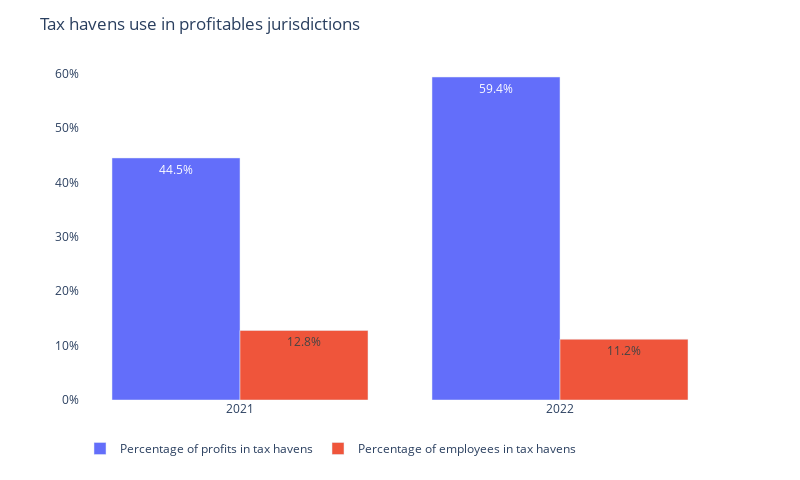

This figure's notebook cell:
### Code cell
print(company)
display_tax_havens_use_evolution(df=df, company=company)

### Figure 1 — Plotly figure (JSON) as saved in the notebook; plotly's stock layout.template omitted (floating-point values rounded to 4 significant figures)
{"data": [{"alignmentgroup": "True", "hovertemplate": "variable=Percentage of profits in tax havens<br>year=%{x}<br>value=%{y}<extra></extra>", "legendgroup": "Percentage of profits in tax havens", "marker": {"color": "#636efa", "pattern": {"shape": ""}}, "name": "Percentage of profits in tax havens", "offsetgroup": "Percentage of profits in tax havens", "orientation": "v", "showlegend": true, "textposition": "auto", "texttemplate": "%{y:.1%}", "type": "bar", "x": [2021, 2022], "xaxis": "x", "y": [0.4448, 0.5935], "yaxis": "y"}, {"alignmentgroup": "True", "hovertemplate": "variable=Percentage of employees in tax havens<br>year=%{x}<br>value=%{y}<extra></extra>", "legendgroup": "Percentage of employees in tax havens", "marker": {"color": "#EF553B", "pattern": {"shape": ""}}, "name": "Percentage of employees in tax havens", "offsetgroup": "Percentage of employees in tax havens", "orientation": "v", "showlegend": true, "textposition": "auto", "texttemplate": "%{y:.1%}", "type": "bar", "x": [2021, 2022], "xaxis": "x", "y": [0.1278, 0.1117], "yaxis": "y"}], "layout": {"barmode": "group", "height": 480, "legend": {"orientation": "h", "title": {"text": ""}, "tracegroupgap": 0}, "margin": {"t": 60}, "plot_bgcolor": "white", "title": {"text": "Tax havens use in profitables jurisdictions"}, "width": 800, "xaxis": {"anchor": "y", "domain": [0, 1], "title": {}}, "yaxis": {"anchor": "x", "domain": [0, 1], "tickformat": ".0%", "title": {}}}}
